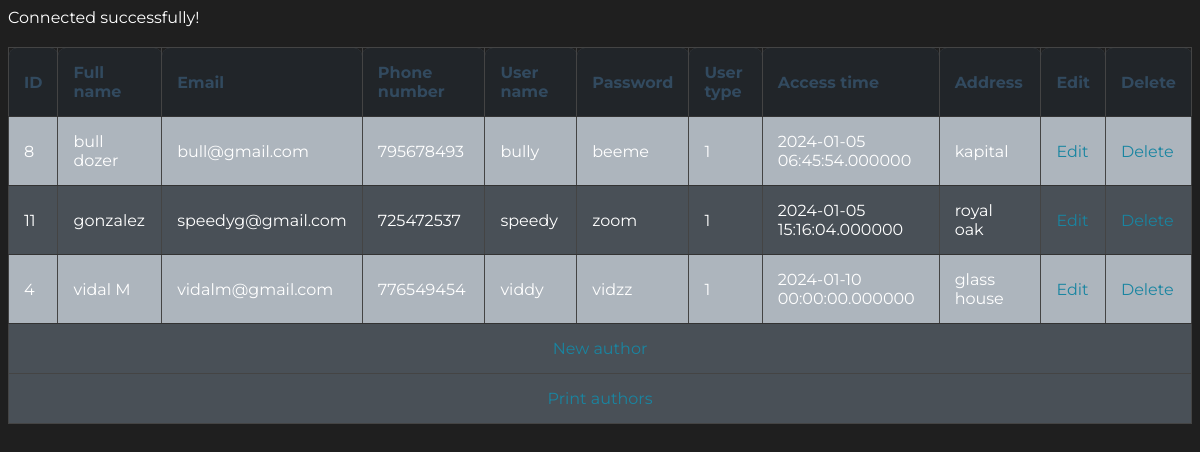
/modules/admin/adminManage.php, run on the app's committed database.
### tables this page shows
CREATE TABLE `users` (
  `userId` int(11) NOT NULL,
  `Full_Name` varchar(255) NOT NULL,
  `email` varchar(25) NOT NULL,
  `phone_Number` int(13) NOT NULL,
  `User_Name` varchar(255) NOT NULL,
  `Password` text NOT NULL,
  `UserType` varchar(255) NOT NULL DEFAULT '1',
  `AccessTime` datetime(6) NOT NULL,
  `profile_Image` longblob DEFAULT NULL,
  `Address` varchar(80) NOT NULL
);

### modules/admin/adminManage.php (the view, shortened to what this page needs)
<!DOCTYPE html>
<html lang="en">
<head>
</head>
<body>
    <?php
    include '../../configs/DbConn.php';
    $sql = "SELECT * FROM users WHERE UserType = 1 ORDER BY Full_Name";
    $result = $DbConn->query($sql);
    if ($result) {
        if ($result->rowCount() > 0) {
            echo "<table border='1'>";
            echo "<tr>
                    <th>ID</th>
                    <th>Full name</th>
                    <th>Email</th>
                    <th>Phone number</th>
                    <th>User name</th>
                    <th>Password</th>
                    <th>User type</th>
                    <th>Access time</th>
                    <th>Address</th>
                    <th>Edit</th>
                    <th>Delete</th>
                </tr>";
            foreach ($result as $row) {
                echo "<tr>";
                echo "<td>" . $row['userId'] . "</td>";
                echo "<td>" . $row['Full_Name'] . "</td>";
                echo "<td>" . $row['email'] . "</td>";
                echo "<td>" . $row['phone_Number'] . "</td>";
                echo "<td>" . $row['User_Name'] . "</td>";
                echo "<td>" . $row['Password'] . "</td>";
                echo "<td>" . $row['UserType'] . "</td>";
                echo "<td>" . $row['AccessTime'] . "</td>";
                echo "<td>" . $row['Address'] . "</td>";
                echo "<td><a href='editAuth.php?id=" . $row['userId'] . "'>Edit</a></td>";
                echo "<td><a href='../../processes/admin/deleteAuth.php?id=" . $row['userId'] . "' onclick='return confirm(\"Are you sure you want to delete this user?\")'>Delete</a></td>";
                echo "</tr>";
            }
                echo "<tr>";
                echo "<td colspan=11> <center> <a href='addAuth.php?id="."'>New author</a> </center> </td>";
                echo "<tr>";
                echo "<tr>";
                echo "<td colspan=11> <center> <a href='../../processes/admin/exportAuth.php?id="."'>Print authors</a> </center> </td>";
            echo "</table>";
        } else {
            echo "No records found in the database.";
        }
    } else {
        echo "Error fetching data: " . $DbConn->errorInfo()[2];
    }
    ?>
</body>
</html>

### modules/admin/adminManage.php (style rules this page uses)
body { background-color: #1f1f1f; color: #fff; font-family: 'Montserrat', sans-serif; }
table { width: 100%; border-collapse: collapse; margin-top: 20px; border: 1px solid #444; }
th, td { padding: 15px; text-align: left; border-bottom: 1px solid #333; }
th { background-color: #212529; color: #324a5f; border-radius: 8px 8px 0 0; }
tr:nth-child(even) { background-color: #adb5bd; }
tr:nth-child(odd) { background-color: #495057; }
a { color: #1985a1; text-decoration: none; }

### data on the page
users: userId "8", Full_Name "bull dozer", email "bull@gmail.com", phone_Number "795678493", User_Name "bully", Password "beeme", UserType "1", AccessTime "2024-01-05 06:45:54.000000", Address "kapital"
users: userId "11", Full_Name "gonzalez", email "speedyg@gmail.com", phone_Number "725472537", User_Name "speedy", Password "zoom", UserType "1", AccessTime "2024-01-05 15:16:04.000000", Address "royal oak"
users: userId "4", Full_Name "vidal M", email "vidalm@gmail.com", phone_Number "776549454", User_Name "viddy", Password "vidzz", UserType "1", AccessTime "2024-01-10 00:00:00.000000", Address "glass house"
